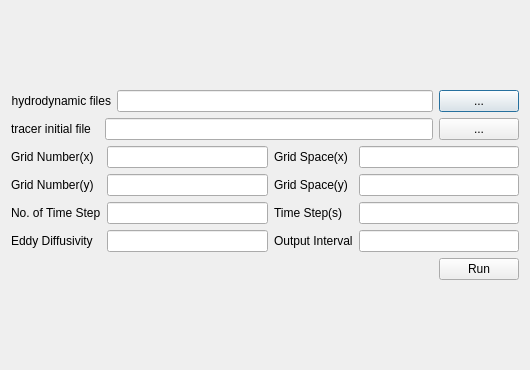
<?xml version="1.0" encoding="UTF-8"?>
<ui version="4.0">
 <class>tracerDialog</class>
 <widget class="QDialog" name="tracerDialog">
  <property name="geometry">
   <rect>
    <x>0</x>
    <y>0</y>
    <width>530</width>
    <height>370</height>
   </rect>
  </property>
  <property name="windowTitle">
   <string>Tracer tracking</string>
  </property>
  <property name="windowIcon">
   <iconset resource="res.qrc">
    <normaloff>:/logo/icons/applogo.png</normaloff>:/logo/icons/applogo.png</iconset>
  </property>
  <layout class="QVBoxLayout" name="verticalLayout_2">
   <item>
    <layout class="QVBoxLayout" name="verticalLayout">
     <item>
      <layout class="QHBoxLayout" name="horizontalLayout1" stretch="20,75,5">
       <item>
        <widget class="QLabel" name="label_1">
         <property name="sizePolicy">
          <sizepolicy hsizetype="Expanding" vsizetype="Fixed">
           <horstretch>0</horstretch>
           <verstretch>0</verstretch>
          </sizepolicy>
         </property>
         <property name="text">
          <string>hydrodynamic files</string>
         </property>
         <property name="alignment">
          <set>Qt::AlignRight|Qt::AlignTrailing|Qt::AlignVCenter</set>
         </property>
        </widget>
       </item>
       <item>
        <widget class="QLineEdit" name="lineEdit_1">
         <property name="sizePolicy">
          <sizepolicy hsizetype="Expanding" vsizetype="Fixed">
           <horstretch>0</horstretch>
           <verstretch>0</verstretch>
          </sizepolicy>
         </property>
        </widget>
       </item>
       <item>
        <widget class="QPushButton" name="pushButton_1">
         <property name="sizePolicy">
          <sizepolicy hsizetype="Expanding" vsizetype="Fixed">
           <horstretch>0</horstretch>
           <verstretch>0</verstretch>
          </sizepolicy>
         </property>
         <property name="text">
          <string>...</string>
         </property>
        </widget>
       </item>
      </layout>
     </item>
     <item>
      <layout class="QHBoxLayout" name="horizontalLayout2" stretch="20,75,5">
       <item>
        <widget class="QLabel" name="label_2">
         <property name="sizePolicy">
          <sizepolicy hsizetype="Expanding" vsizetype="Fixed">
           <horstretch>0</horstretch>
           <verstretch>0</verstretch>
          </sizepolicy>
         </property>
         <property name="text">
          <string>tracer initial file</string>
         </property>
        </widget>
       </item>
       <item>
        <widget class="QLineEdit" name="lineEdit_2">
         <property name="sizePolicy">
          <sizepolicy hsizetype="Expanding" vsizetype="Fixed">
           <horstretch>0</horstretch>
           <verstretch>0</verstretch>
          </sizepolicy>
         </property>
        </widget>
       </item>
       <item>
        <widget class="QPushButton" name="pushButton_2">
         <property name="sizePolicy">
          <sizepolicy hsizetype="Expanding" vsizetype="Fixed">
           <horstretch>0</horstretch>
           <verstretch>0</verstretch>
          </sizepolicy>
         </property>
         <property name="text">
          <string>...</string>
         </property>
        </widget>
       </item>
      </layout>
     </item>
     <item>
      <layout class="QGridLayout" name="gridLayout2">
       <item row="0" column="0">
        <widget class="QLabel" name="label_3">
         <property name="text">
          <string>Grid Number(x)</string>
         </property>
        </widget>
       </item>
       <item row="0" column="1">
        <widget class="QLineEdit" name="lineEdit_3"/>
       </item>
       <item row="0" column="2">
        <widget class="QLabel" name="label_4">
         <property name="text">
          <string>Grid Space(x)</string>
         </property>
        </widget>
       </item>
       <item row="0" column="3">
        <widget class="QLineEdit" name="lineEdit_4"/>
       </item>
       <item row="1" column="0">
        <widget class="QLabel" name="label_5">
         <property name="text">
          <string>Grid Number(y)</string>
         </property>
        </widget>
       </item>
       <item row="1" column="1">
        <widget class="QLineEdit" name="lineEdit_5"/>
       </item>
       <item row="1" column="2">
        <widget class="QLabel" name="label_6">
         <property name="text">
          <string>Grid Space(y)</string>
         </property>
        </widget>
       </item>
       <item row="1" column="3">
        <widget class="QLineEdit" name="lineEdit_6"/>
       </item>
       <item row="2" column="0">
        <widget class="QLabel" name="label_7">
         <property name="text">
          <string>No. of Time Step</string>
         </property>
        </widget>
       </item>
       <item row="2" column="1">
        <widget class="QLineEdit" name="lineEdit_7"/>
       </item>
       <item row="2" column="2">
        <widget class="QLabel" name="label_8">
         <property name="text">
          <string>Time Step(s)</string>
         </property>
        </widget>
       </item>
       <item row="2" column="3">
        <widget class="QLineEdit" name="lineEdit_8"/>
       </item>
       <item row="3" column="0">
        <widget class="QLabel" name="label_9">
         <property name="text">
          <string>Eddy Diffusivity</string>
         </property>
        </widget>
       </item>
       <item row="3" column="1">
        <widget class="QLineEdit" name="lineEdit_9"/>
       </item>
       <item row="3" column="2">
        <widget class="QLabel" name="label_10">
         <property name="text">
          <string>Output Interval</string>
         </property>
        </widget>
       </item>
       <item row="3" column="3">
        <widget class="QLineEdit" name="lineEdit_10"/>
       </item>
      </layout>
     </item>
     <item>
      <layout class="QHBoxLayout" name="horizontalLayout_3">
       <item>
        <spacer name="horizontalSpacer">
         <property name="orientation">
          <enum>Qt::Horizontal</enum>
         </property>
         <property name="sizeHint" stdset="0">
          <size>
           <width>40</width>
           <height>20</height>
          </size>
         </property>
        </spacer>
       </item>
       <item>
        <widget class="QPushButton" name="pushButton_3">
         <property name="text">
          <string>Run</string>
         </property>
        </widget>
       </item>
      </layout>
     </item>
    </layout>
   </item>
  </layout>
 </widget>
 <resources>
  <include location="res.qrc"/>
 </resources>
 <connections/>
</ui>
